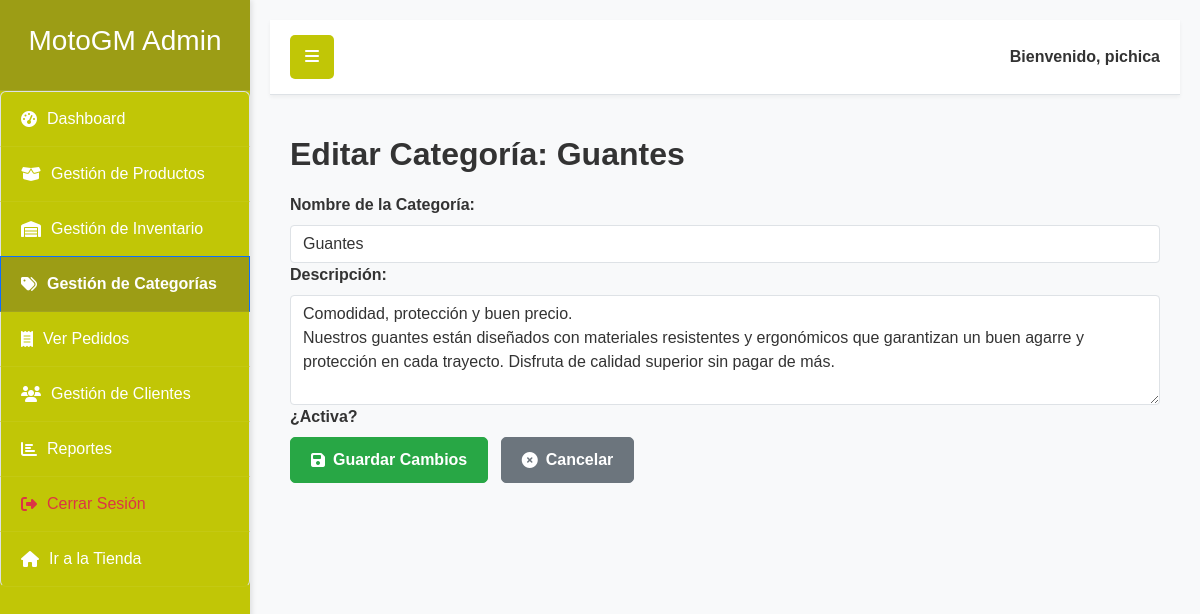
/dashboard_admin/categorias/2/editar/ (signed in), run on an earlier commit of the app's database.
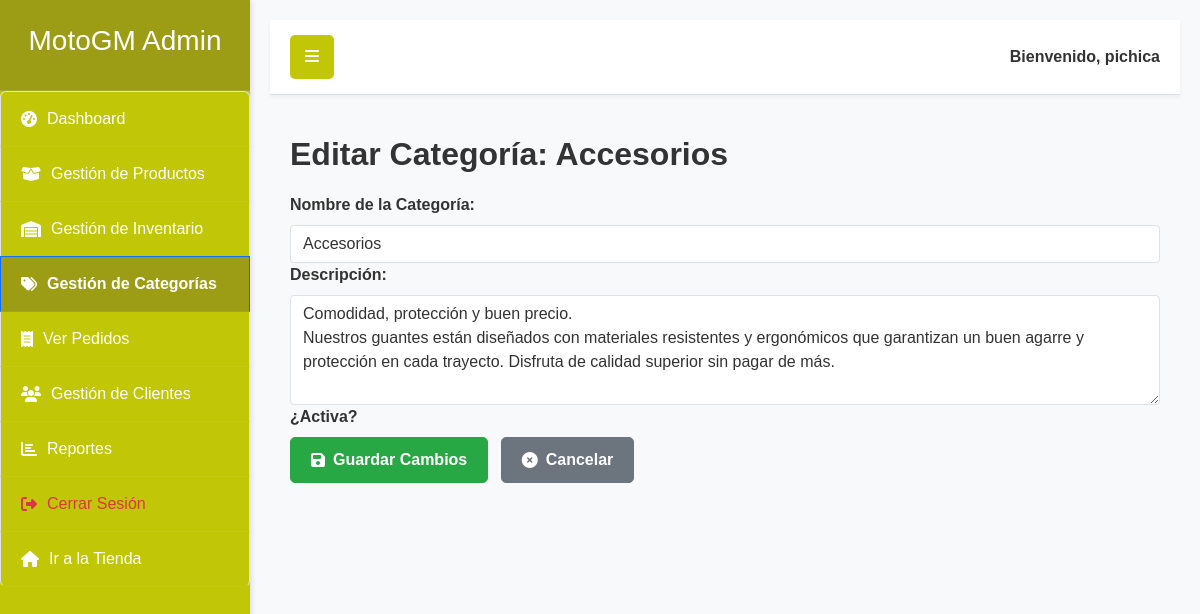
And on a later commit of the database.
### dashboard_admin/models.py (models this page shows, shortened)
class Categoria(models.Model):
    nombre = models.CharField(max_length=100, unique=True, verbose_name="Nombre de la Categoría")
    descripcion = models.TextField(blank=True, null=True, verbose_name="Descripción")
    fecha_creacion = models.DateTimeField(auto_now_add=True, verbose_name="Fecha de Creación")
    fecha_actualizacion = models.DateTimeField(auto_now=True, verbose_name="Fecha de Última Actualización")
    activa = models.BooleanField(default=True, verbose_name="¿Activa?")
    class Meta:
        verbose_name = "Categoría"
        verbose_name_plural = "Categorías"
        ordering = ['nombre'] # Ordenar categorías por nombre por defecto

### dashboard_admin/views.py (the view)
# urls.py: path('categorias/<int:pk>/editar/', views.categoria_update, name='categoria_update'),
@login_required
@user_passes_test(is_staff)
def categoria_update(request, pk):
    categoria = get_object_or_404(Categoria, pk=pk)
    if request.method == 'POST':
        form = CategoriaForm(request.POST, instance=categoria)
        if form.is_valid():
            form.save()
            messages.success(request, f"Categoría '{categoria.nombre}' actualizada correctamente.")
            return redirect('dashboard_admin:categoria_list')
        else:
            messages.error(request, "Error al actualizar la categoría. Por favor, revisa los campos.")
    else:
        form = CategoriaForm(instance=categoria)
    return render(request, 'dashboard_admin/categoria_form.html', {'form': form, 'categoria': categoria, 'action': 'update'})

### dashboard_admin/forms.py (shortened to what this page needs)
class CategoriaForm(forms.ModelForm):
        class Meta:
            model = Categoria
            fields = ['nombre', 'descripcion'] # Campos del modelo que queremos en el formulario
            widgets = {
                'nombre': forms.TextInput(attrs={
                    'class': 'form-control-custom', # Usamos tu clase CSS personalizada
                    'placeholder': 'Nombre de la categoría'
                }),
                'descripcion': forms.Textarea(attrs={
                    'class': 'form-control-custom', # Usamos tu clase CSS personalizada
                    'rows': 4,
                    'placeholder': 'Descripción de la categoría (opcional)'
                }),
            }
            labels = {
                'nombre': 'Nombre de la Categoría',
                'descripcion': 'Descripción',
            }

### dashboard_admin/views.py (called while the page is built)
def is_staff(user):
    return user.is_staff

### productos/context_processors.py (called while the page is built)
def cart_item_count(request):
    cart_count = 0
    if request.user.is_authenticated:
        cart_count = CarritoItem.objects.filter(usuario=request.user).count() # o .aggregate(Sum('cantidad'))['cantidad__sum'] si quieres sumar las cantidades
    return {'cart_count': cart_count}

### dashboard_admin/templates/dashboard_admin/categoria_form.html (shortened to what this page needs)
{% extends 'dashboard_admin/dashboard_base.html' %}
    {% block dashboard_content %}
        <h1 class="content-title">
            {% if action == 'update' %}Editar Categoría: {{ categoria.nombre }}{% else %}Crear Nueva Categoría{% endif %}
        </h1>
        <form method="post">
            {% for field in form %}
                <div class="form-group-custom">
                    <label for="{{ field.id_for_label }}" class="form-label-custom">{{ field.label }}:</label>
                    {{ field }}
                </div>
            {% endfor %}
            <div class="form-group-custom">
                <label for="id_activa" class="form-label-custom">¿Activa?</label>
            </div>
            <button type="submit" class="btn-custom btn-success-custom">
                {% if action == 'update' %}<i class="fas fa-save me-2"></i> Guardar Cambios{% else %}<i class="fas fa-plus-circle me-2"></i> Crear Categoría{% endif %}
            </button>
            <a href="{% url 'dashboard_admin:categoria_list' %}" class="btn-custom btn-secondary-custom ms-2">
                <i class="fas fa-times-circle me-2"></i> Cancelar
            </a>
        </form>
    {% endblock %}

What changed in the data, as far as the page shows it:
changed Categoria: nombre "Guantes" → "Accesorios"
